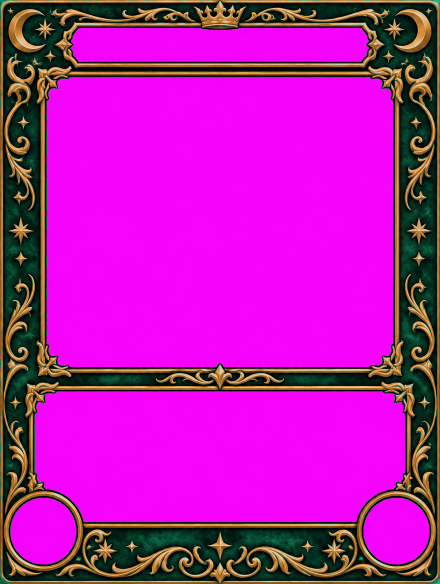
#> input picture tools/myth/frame_myth_dark.png, 880 x 1168 px (shown at 1/2 size)
$ python -i render.py   (imports and definitions only)
#> lines starting #> are read from the running program, lines starting #| are printed output that depends on the picture; after the words box and inside, x2 and y2 are one past the last pixel; in counts of white or black regions, pixels touching at a corner belong together
"""Renderer für das Set „Mythen & Monster“ (auf Basis des Toon-Renderers, eigene Jade-/Bronze-Rahmen).
Rahmen: Vorlagen mit magentafarbenen Flächen (Name, Bild, Text, zwei Medaillons).
Häufig und Selten: Toon-Grimoire. Holo, Ultra, Legendär: Arcane. Extended Art: Vollbild mit Glasflächen.
Aufruf: python3 render.py cards.json motiv_ordner ausgabe_ordner"""
import json, sys, os, math
import numpy as np
from PIL import Image, ImageDraw, ImageFont, ImageFilter, ImageEnhance, ImageChops
from scipy import ndimage as nd
HERE = os.path.dirname(os.path.abspath(__file__))
W, H = 880, 1168
A = lambda s: ImageFont.truetype('/tmp/fonts/Anton.ttf', s)
# [5 lines left out: function R, not called in this run]
GOLD = (255, 214, 90); INK = (26, 20, 12); PAPER = (246, 238, 214)
LABEL = {'haeufig': 'HÄUFIG', 'selten': 'SELTEN', 'holo': 'HOLO', 'ultra': 'ULTRA RARE', 'legend': 'LEGENDÄR', 'ext': 'EXTENDED ART'}

def regions(path):
#> called with path = 'frame_myth_dark.png'
    im = Image.open(path).convert('RGB').resize((W, H), Image.LANCZOS)
    a = np.array(im).astype(int)
    mag = (a[:, :, 0] > 190) & (a[:, :, 1] < 90) & (a[:, :, 2] > 190)
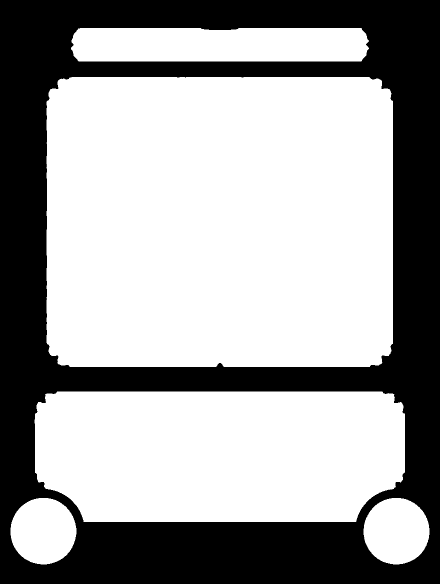
#> mag: shape (1168, 880) bool (shown at 1/2 size); 62.9% white; 1 black region, box (x1, y1, x2, y2) and area: (0, 0, 880, 1168) 381666
    mag = nd.binary_opening(mag, iterations=2)
#> mag: shape (1168, 880) bool; 62.9% white; 1 black region, box (x1, y1, x2, y2) and area: (0, 0, 880, 1168) 381720
    lab, n = nd.label(mag)
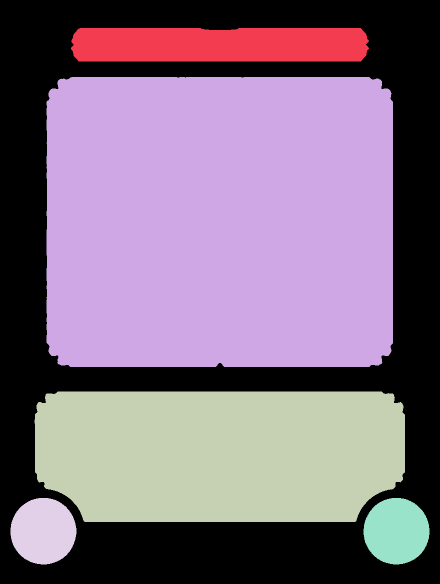
#> lab: shape (1168, 880) int32 (shown at 1/2 size); 6 distinct labels, from 0 to 5; one colour per label, 0 black
#> n = 5
    boxes = []
    for i, sl in enumerate(nd.find_objects(lab), 1):
        ys, xs = sl; area = (lab[sl] == i).sum()
        if area < 800: continue
        boxes.append((xs.start, ys.start, xs.stop, ys.stop, area, i))
#> this loop made 5 passes
#> area on passes 1 to 5: 38874, 398686, 180983, 13783, 13794
#> after the loop, boxes = [(142, 56, 738, 123, 38874, 1), (93, 154, 786, 734, 398686, 2), (69, 783, 810, 1044, 180983, 3), (21, 996, 153, 1129, 13783, 4), (727, 996, 859, 1129, 13794, 5)]
    boxes.sort(key=lambda b: -b[4])
    art, text = sorted(boxes[:2], key=lambda b: b[1])
#> art = (93, 154, 786, 734, 398686, 2); text = (69, 783, 810, 1044, 180983, 3)
    rest = boxes[2:]
#> rest = [(142, 56, 738, 123, 38874, 1), (727, 996, 859, 1129, 13794, 5), (21, 996, 153, 1129, 13783, 4)]
    name = min(rest, key=lambda b: b[1])
#> name = (142, 56, 738, 123, 38874, 1)
    meds = sorted([b for b in rest if b is not name][:2], key=lambda b: b[0])
#> meds = [(21, 996, 153, 1129, 13783, 4), (727, 996, 859, 1129, 13794, 5)]
    # Magenta durch Transparenz ersetzen, damit Inhalte darunter liegen können
    rgba = im.convert('RGBA'); al = np.array(rgba)
#> in regions, rgba is the input picture: PIL image 880x1168 RGBA; mean R, G, B, A 180.6, 28.1, 171.7, 255
    edge = np.zeros(mag.shape, bool); edge[:14, :] = edge[-14:, :] = True; edge[:, :14] = edge[:, -14:] = True
    pinkish = (a[:, :, 0] > 140) & (a[:, :, 2] > 140) & (a[:, :, 1] < 130) & edge
#> pinkish: shape (1168, 880) bool; every value is 0
    al[pinkish, 0] = 30; al[pinkish, 1] = 20; al[pinkish, 2] = 40
    soft = nd.binary_dilation(mag, iterations=2)
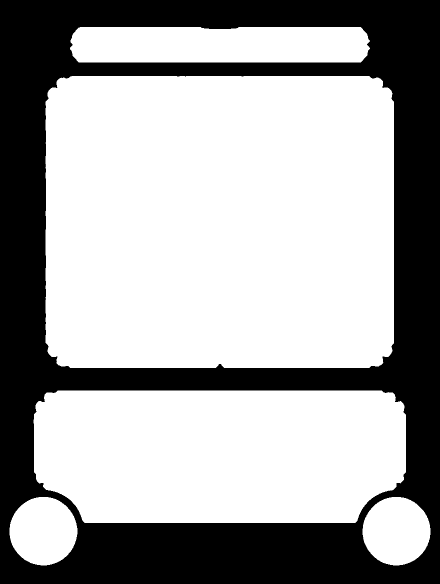
#> soft: shape (1168, 880) bool (shown at 1/2 size); 64.1% white; 1 black region, box (x1, y1, x2, y2) and area: (0, 0, 880, 1168) 368992
    al[soft, 3] = 0
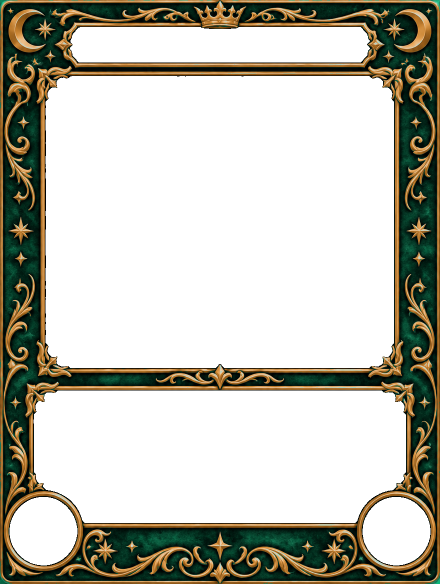
#> al: shape (1168, 880, 4) (shown at 1/2 size); mean R, G, B, A 180.6, 28.1, 171.7, 91.5; transparent parts drawn white
    return Image.fromarray(al), {'art': art[:4], 'text': text[:4], 'name': name[:4], 'meds': [m[:4] for m in meds]}

# [32 lines left out: functions cover, fit_text, wrap, centered, holo_overlay, not called in this run]

def star(d, cx, cy, r, fill):
    pts = [(cx + math.cos(math.pi / 2 + k * math.pi / 5) * (r if k % 2 == 0 else r * .45), cy - math.sin(math.pi / 2 + k * math.pi / 5) * (r if k % 2 == 0 else r * .45)) for k in range(10)]
    d.polygon(pts, fill=fill)

# [88 lines left out: functions text_block, stats, build, build_ext, not called in this run]

# [12 lines not run here, left out]

>>> result = regions('frame_myth_dark.png')
